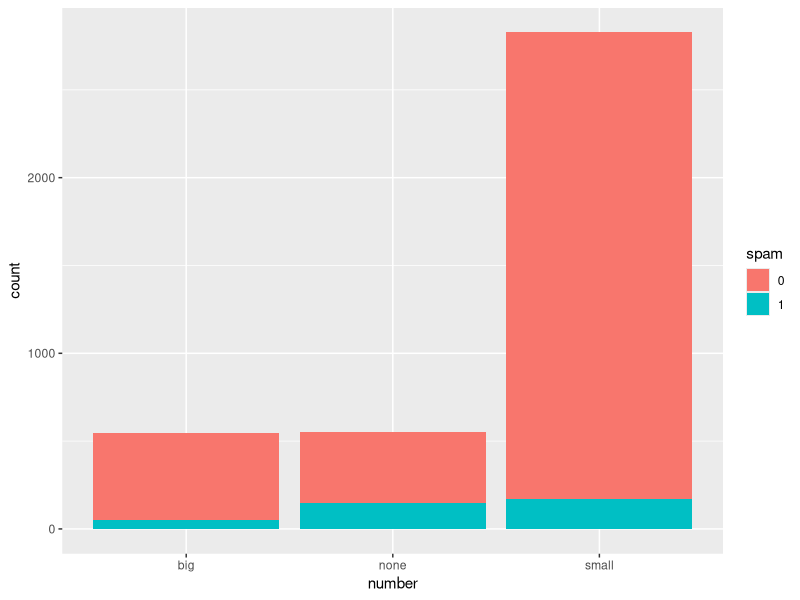
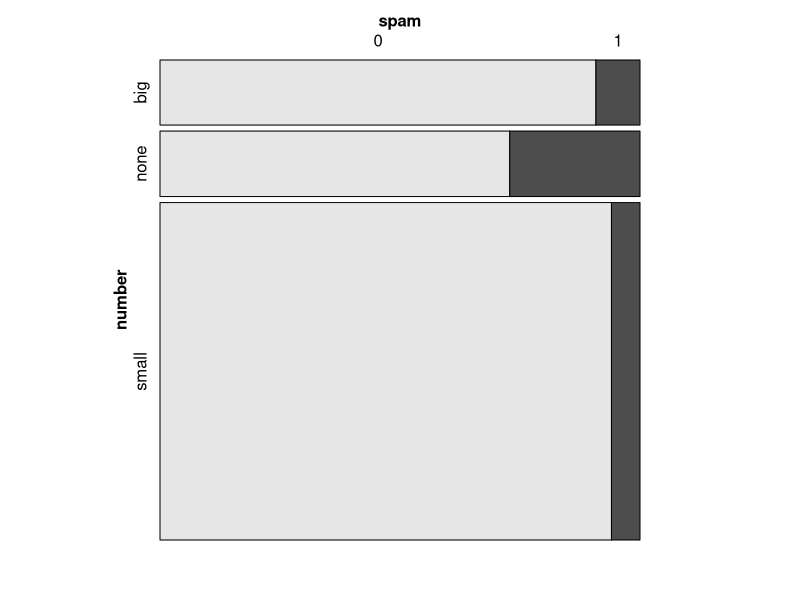
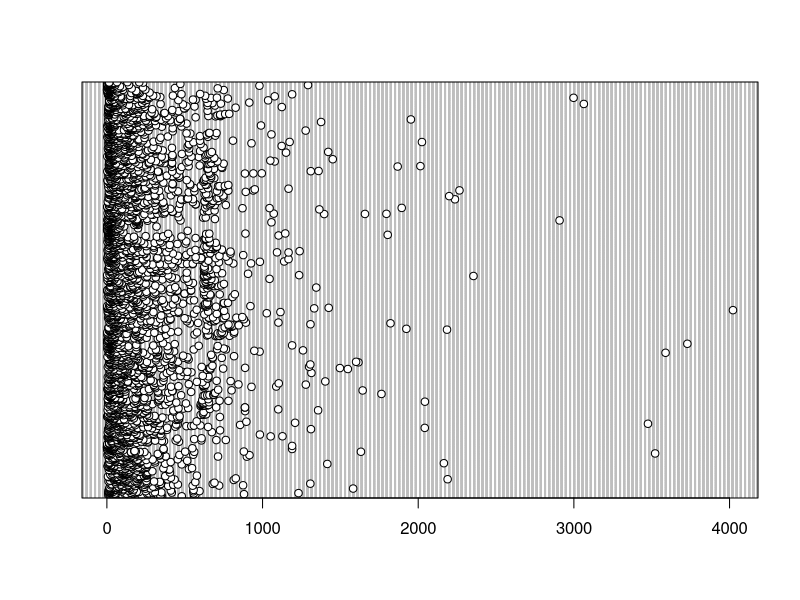
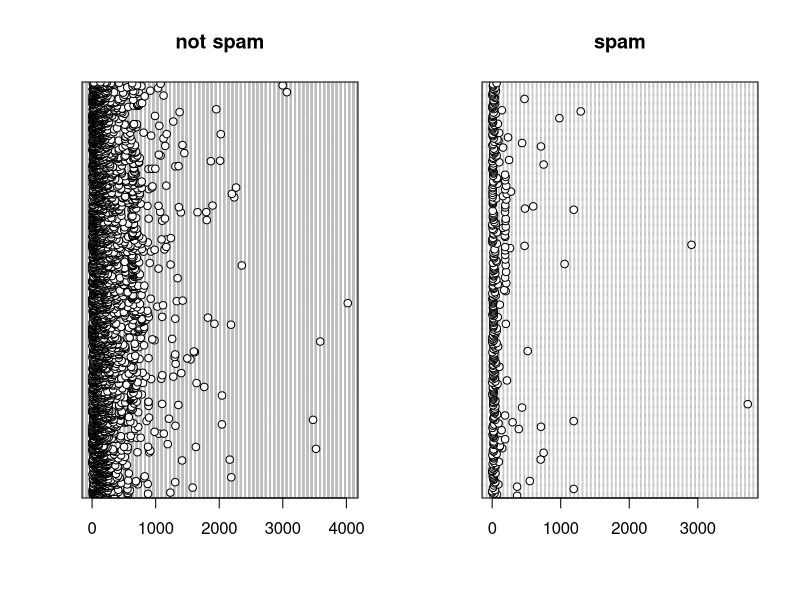
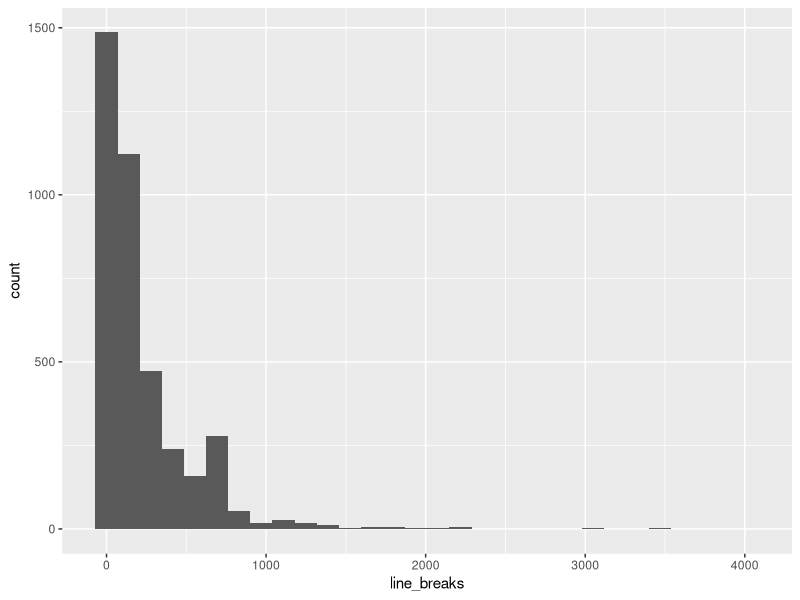
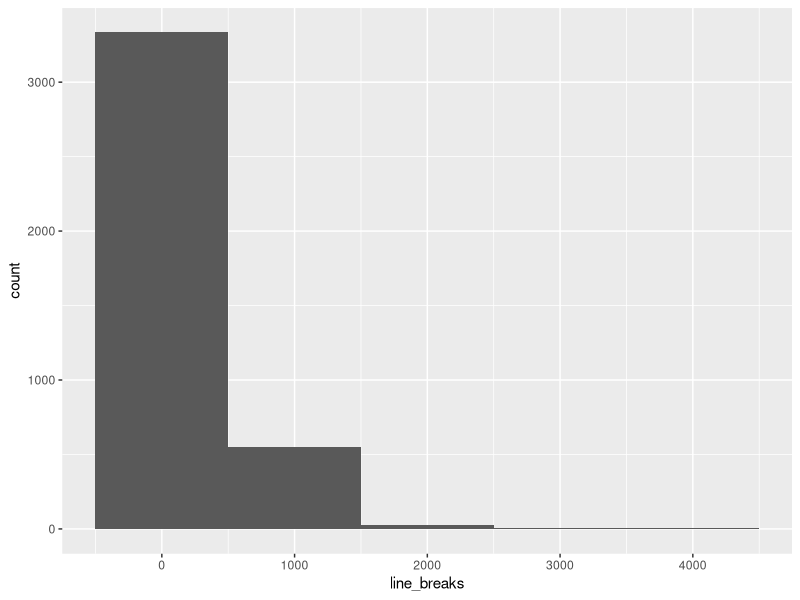
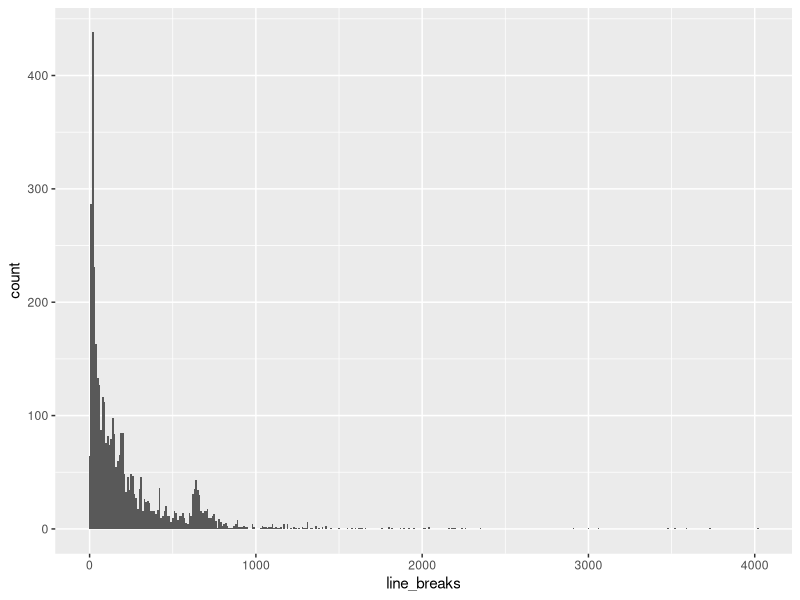
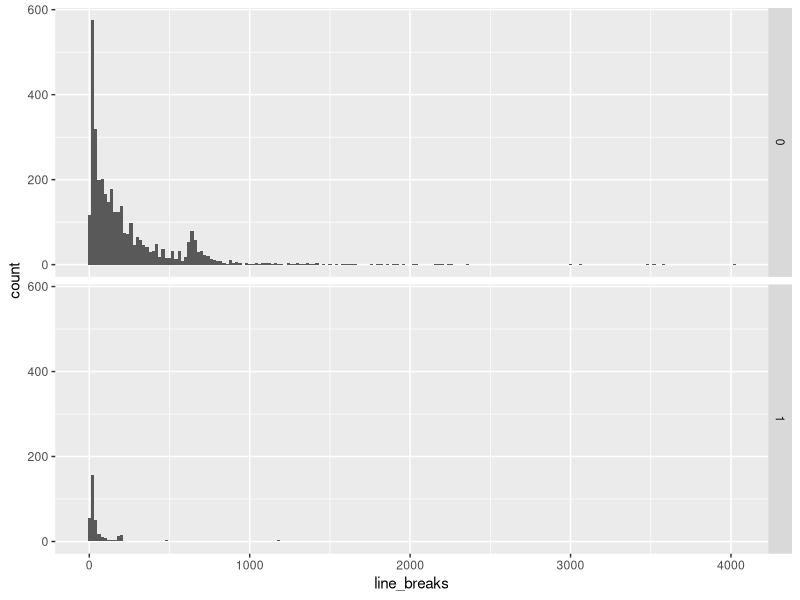

Write R code to recreate these figures, in order. (Note: this script raises an error after producing the figures.)
#--------
#Email data analysis
#Author: Ngoc M. Tran
#Date: September 2nd, 2017
#--------
#data source: OS3
#data desccription: OS3. See: email-descrip.txt
#More on this dataset: OS3, section 1.2 to 1.6
#--------------- 
#--- Question in this analysis: which variables are good indicators for spam?

#------------
#--- set home folder, load data
setwd("~/gitfolders/358K/codes")
library(ggplot2)
library(vcd)
rm(list = ls())
data <- read.csv("data/email.csv", header=TRUE)

#--- the following code makes sure that R has the correct data types
#--- this is important for all R commands to work properly
convert <- function(obj,types){
    for (i in 1:length(obj)){
        FUN <- switch(types[i],character = as.character, 
                                   numeric = as.numeric, 
                                   factor = as.factor, date = as.Date, time = time)
        obj[,i] <- FUN(obj[,i])
    }
    obj
}
#set the target types of the various columns
numcol = dim(data)[2]
type.target = rep("factor", numcol)
type.target[c(1:numcol)[names(data) == "cc"]] <- "numeric"
type.target[c(1:numcol)[names(data) == "image"]] <- "numeric"
type.target[c(1:numcol)[names(data) == "attach"]] <- "numeric"
type.target[c(1:numcol)[names(data) == "dollar"]] <- "numeric"
type.target[c(1:numcol)[names(data) == "inherit"]] <- "numeric"
type.target[c(1:numcol)[names(data) == "viagra"]] <- "numeric"
type.target[c(1:numcol)[names(data) == "password"]] <- "numeric"
type.target[c(1:numcol)[names(data) == "num_char"]] <- "numeric"
type.target[c(1:numcol)[names(data) == "line_breaks"]] <- "numeric"
type.target[c(1:numcol)[names(data) == "exclaim_mess"]] <- "numeric"
type.target[c(1:numcol)[names(data) == "time"]] <- "date"

#check: names and target types
cbind(names(data), type.target)
#convert
data <- convert(data, type.target)

#check the names vs actual types
sapply(data, class)
#quick summary for each variable
summary(data)

#--- Example: spam vs number (factor)
table(data$number)
table(data$spam, data$number)
ggplot(data, aes(x=number,fill=spam)) + geom_bar()
mosaic(spam ~ number, data = data)

#--- Example: spam vs line_breaks (numeric)
#-dotchart (also called dotplot)
dotchart(data$line_breaks)
#dotchart line_breaks vs spam
par(mfrow = c(1,2))
dotchart(data$line_breaks[data$spam == 0], main = "not spam")
dotchart(data$line_breaks[data$spam == 1], main = "spam")
par(mfrow = c(1,1))

#-histogram 
ggplot(data, aes(x=line_breaks)) + geom_histogram()
#histogram with specified binwidth
ggplot(data, aes(x=line_breaks)) + geom_histogram(binwidth=1000)
ggplot(data, aes(x=line_breaks)) + geom_histogram(binwidth=10)
#histogram line_breaks vs spam, separate plots
ggplot(data, aes(x=line_breaks)) + geom_histogram(binwidth=20) + facet_grid(spam ~ .)
#histogram line_breaks vs spam, same plot
ggplot(data, aes(x=line_breaks, fill = spam)) + geom_histogram(binwidth=20)

#frequency polygon, specified binwidth
ggplot(data, aes(x=line_breaks)) + geom_freqpoly(binwidth=10)
#frequency polygon overlaid on a histogram
ggplot(data, aes(x=line_breaks)) + geom_freqpoly(binwidth = 20) + geom_histogram(fill = "cornsilk", colour = "grey60", alpha = 0.5,binwidth=30) 
#frequency polygon line_breaks vs spam, same plot
ggplot(data, aes(x=line_breaks, fill = spam)) + geom_freqpoly(binwidth=10) 
#frequency polygon line_breaks vs spam, different plots
ggplot(data, aes(x=line_breaks)) + geom_freqpoly(binwidth=10) + facet_grid(spam ~ .) 

#density plot
ggplot(data, aes(x=line_breaks)) + geom_density()
#density plot line_breaks vs spam, different plots
ggplot(data, aes(x=line_breaks)) + geom_density() + facet_grid(spam ~ .) 
#density plot line_breaks vs spam, same plot, semi-transparent
ggplot(data, aes(x=line_breaks, fill = spam)) + geom_density(alpha=0.5)
#violin plot
ggplot(data, aes(x=1,y=line_breaks)) + geom_violin()
#violin plot line_breaks vs spam
ggplot(data, aes(x=spam,y=line_breaks)) + geom_violin()
#scale proportional to the number in each spam group
ggplot(data, aes(x=spam,y=line_breaks)) + geom_violin(scale="count")
#boxplot 
ggplot(data, aes(x=1,y = line_breaks)) + geom_boxplot()
#boxplot line_breaks vs spam
ggplot(data, aes(x=spam,y = line_breaks)) + geom_boxplot()

#--- Example: spam vs inherit (numeric)
dotchart(data$inherit)
#inherit has very few values. 
#usual visualization methods for numerics are not informative
ggplot(data, aes(x=inherit)) + geom_histogram()
ggplot(data, aes(x=inherit)) + geom_freqpoly()
ggplot(data, aes(x=inherit)) + geom_density()
ggplot(data, aes(x=1,y=inherit)) + geom_violin()
ggplot(data, aes(x=1,y=inherit)) + geom_boxplot()
#In this case, more informative if we treat inherit as if it was a categorical variable
table(data$inherit)
table(data$spam, data$inherit)
ggplot(data, aes(x=inherit,fill=spam)) + geom_bar()
mosaic(spam ~ inherit, data = data)

#-- Example: spam vs viagra
table(data$viagra)
table(data$spam, data$viagra)
#only one email with 8 counts of "viagra" in it, and it is spam. 
#in this case, having "viagra" surely implies that the email is spam, but it is not a useful criterion (only rules out one email!)











#---- class vs survival rate
## Data summary
#view first and last few lines
head(data)
tail(data)
#summarize
summary(data)
#table
table(data$survived, data$class)
#flat summary
ftable(data)

## Data visualization
#barplot class
ggplot(data, aes(x=class)) + geom_bar()
#barplot class vs survived, stacked
ggplot(data, aes(x=class,fill=survived)) + geom_bar()
#barplot class vs survived, side by side
ggplot(data, aes(x=class,fill=survived)) + geom_bar(position="dodge")
#mosaic plot class vs survived
mosaic(survived ~ class, data = data)
#change colors
mosaic(survived ~ class, data = data,highlighting_fill= c("lightpink1","seagreen4"))

#----- class, sex, age vs survival rate
#barplot, split by sex
ggplot(data, aes(x=class,fill=survived)) + geom_bar(position="dodge") + facet_grid(sex ~ .)
#barplot, split by sex and age
ggplot(data, aes(x=class,fill=survived)) + geom_bar(position="dodge") + facet_grid(sex ~ age)
#mosaic plots
mosaic(survived ~ class + age, data = data)
mosaic(survived ~ class + sex, data = data)
mosaic(survived ~ class + age + sex, data = data)

#It seems that children and women do tend to fare better than men. 
#Is this enough to change the conclusion on class?

#---- 
#mosaic plot: survived by class, male only
mosaic(survived ~ class, data = data, subset = sex == "male", main = "males only")
#mosaic plot: survived by class, male adults only
mosaic(survived ~ class, data = data, subset = sex == "male" & age == "adult", main = "adult males only")
#compared to the previous mosaic side by side.
dev.new() #makes a new plotting window
mosaic(survived ~ class, data = data, main = "full")
#how about male adults only
mosaic(survived ~ class, data = data, main = "full")
dev.new()
select <- data$sex == "male" & data$age == "adult"
mosaic(survived ~ class, data = data[select,], main = "males adults only")
#second class adults males seems even worse! 





